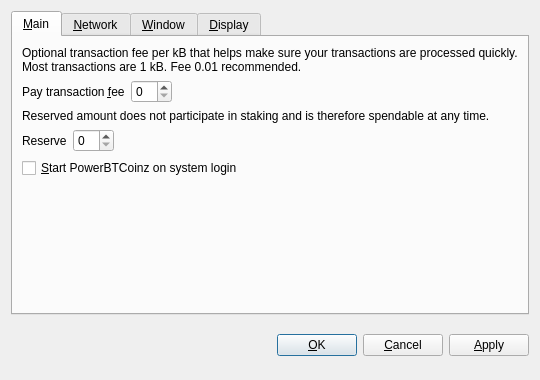
<?xml version="1.0" encoding="UTF-8"?>
<ui version="4.0">
 <class>OptionsDialog</class>
 <widget class="QDialog" name="OptionsDialog">
  <property name="geometry">
   <rect>
    <x>0</x>
    <y>0</y>
    <width>540</width>
    <height>380</height>
   </rect>
  </property>
  <property name="windowTitle">
   <string>Options</string>
  </property>
  <property name="modal">
   <bool>true</bool>
  </property>
  <layout class="QVBoxLayout" name="verticalLayout">
   <item>
    <widget class="QTabWidget" name="tabWidget">
     <property name="tabPosition">
      <enum>QTabWidget::North</enum>
     </property>
     <property name="currentIndex">
      <number>0</number>
     </property>
     <widget class="QWidget" name="tabMain">
      <attribute name="title">
       <string>&amp;Main</string>
      </attribute>
      <layout class="QVBoxLayout" name="verticalLayout_Main">
       <item>
        <widget class="QLabel" name="transactionFeeInfoLabel">
         <property name="text">
          <string>Optional transaction fee per kB that helps make sure your transactions are processed quickly. Most transactions are 1 kB. Fee 0.01 recommended.</string>
         </property>
         <property name="textFormat">
          <enum>Qt::PlainText</enum>
         </property>
         <property name="wordWrap">
          <bool>true</bool>
         </property>
        </widget>
       </item>
       <item>
        <layout class="QHBoxLayout" name="horizontalLayoutFee">
         <item>
          <widget class="QLabel" name="transactionFeeLabel">
           <property name="text">
            <string>Pay transaction &amp;fee</string>
           </property>
           <property name="textFormat">
            <enum>Qt::PlainText</enum>
           </property>
           <property name="buddy">
            <cstring>transactionFee</cstring>
           </property>
          </widget>
         </item>
         <item>
          <widget class="BitcoinAmountField" name="transactionFee"/>
         </item>
         <item>
          <spacer name="horizontalSpacerFee">
           <property name="orientation">
            <enum>Qt::Horizontal</enum>
           </property>
           <property name="sizeHint" stdset="0">
            <size>
             <width>40</width>
             <height>20</height>
            </size>
           </property>
          </spacer>
         </item>
        </layout>
       </item>
       <item>
        <widget class="QLabel" name="reserveBalanceInfoLabel">
         <property name="text">
          <string>Reserved amount does not participate in staking and is therefore spendable at any time.</string>
         </property>
         <property name="textFormat">
          <enum>Qt::PlainText</enum>
         </property>
         <property name="wordWrap">
          <bool>true</bool>
         </property>
        </widget>
       </item>
       <item>
        <layout class="QHBoxLayout" name="horizontalLayoutReserveBalance">
         <item>
          <widget class="QLabel" name="reserveBalanceLabel">
           <property name="text">
            <string>Reserve</string>
           </property>
           <property name="textFormat">
            <enum>Qt::PlainText</enum>
           </property>
           <property name="buddy">
            <cstring>reserveBalance</cstring>
           </property>
          </widget>
         </item>
         <item>
          <widget class="BitcoinAmountField" name="reserveBalance"/>
         </item>
         <item>
          <spacer name="horizontalSpacerReserveBalance">
           <property name="orientation">
            <enum>Qt::Horizontal</enum>
           </property>
           <property name="sizeHint" stdset="0">
            <size>
             <width>40</width>
             <height>20</height>
            </size>
           </property>
          </spacer>
         </item>
        </layout>
       </item>
       <item>
        <widget class="QCheckBox" name="bitcoinAtStartup">
         <property name="toolTip">
          <string>Automatically start PowerBTCoinz after logging in to the system.</string>
         </property>
         <property name="text">
          <string>&amp;Start PowerBTCoinz on system login</string>
         </property>
        </widget>
       </item>
       <item>
        <spacer name="verticalSpacer_Main">
         <property name="orientation">
          <enum>Qt::Vertical</enum>
         </property>
         <property name="sizeHint" stdset="0">
          <size>
           <width>20</width>
           <height>40</height>
          </size>
         </property>
        </spacer>
       </item>
      </layout>
     </widget>
     <widget class="QWidget" name="tabNetwork">
      <attribute name="title">
       <string>&amp;Network</string>
      </attribute>
      <layout class="QVBoxLayout" name="verticalLayout_Network">
       <item>
        <widget class="QCheckBox" name="mapPortUpnp">
         <property name="toolTip">
          <string>Automatically open the PowerBTCoinz client port on the router. This only works when your router supports UPnP and it is enabled.</string>
         </property>
         <property name="text">
          <string>Map port using &amp;UPnP</string>
         </property>
        </widget>
       </item>
       <item>
        <widget class="QCheckBox" name="connectSocks">
         <property name="toolTip">
          <string>Connect to the PowerBTCoinz network through a SOCKS proxy (e.g. when connecting through Tor).</string>
         </property>
         <property name="text">
          <string>&amp;Connect through SOCKS proxy:</string>
         </property>
        </widget>
       </item>
       <item>
        <layout class="QHBoxLayout" name="horizontalLayout_Network">
         <item>
          <widget class="QLabel" name="proxyIpLabel">
           <property name="text">
            <string>Proxy &amp;IP:</string>
           </property>
           <property name="textFormat">
            <enum>Qt::PlainText</enum>
           </property>
           <property name="buddy">
            <cstring>proxyIp</cstring>
           </property>
          </widget>
         </item>
         <item>
          <widget class="QValidatedLineEdit" name="proxyIp">
           <property name="maximumSize">
            <size>
             <width>140</width>
             <height>16777215</height>
            </size>
           </property>
           <property name="toolTip">
            <string>IP address of the proxy (e.g. 127.0.0.1)</string>
           </property>
          </widget>
         </item>
         <item>
          <widget class="QLabel" name="proxyPortLabel">
           <property name="text">
            <string>&amp;Port:</string>
           </property>
           <property name="textFormat">
            <enum>Qt::PlainText</enum>
           </property>
           <property name="buddy">
            <cstring>proxyPort</cstring>
           </property>
          </widget>
         </item>
         <item>
          <widget class="QLineEdit" name="proxyPort">
           <property name="maximumSize">
            <size>
             <width>55</width>
             <height>16777215</height>
            </size>
           </property>
           <property name="toolTip">
            <string>Port of the proxy (e.g. 9050)</string>
           </property>
          </widget>
         </item>
         <item>
          <widget class="QLabel" name="socksVersionLabel">
           <property name="text">
            <string>SOCKS &amp;Version:</string>
           </property>
           <property name="textFormat">
            <enum>Qt::PlainText</enum>
           </property>
           <property name="buddy">
            <cstring>socksVersion</cstring>
           </property>
          </widget>
         </item>
         <item>
          <widget class="QValueComboBox" name="socksVersion">
           <property name="toolTip">
            <string>SOCKS version of the proxy (e.g. 5)</string>
           </property>
          </widget>
         </item>
         <item>
          <spacer name="horizontalSpacer_Network">
           <property name="orientation">
            <enum>Qt::Horizontal</enum>
           </property>
           <property name="sizeHint" stdset="0">
            <size>
             <width>40</width>
             <height>20</height>
            </size>
           </property>
          </spacer>
         </item>
        </layout>
       </item>
       <item>
        <spacer name="verticalSpacer_Network">
         <property name="orientation">
          <enum>Qt::Vertical</enum>
         </property>
         <property name="sizeHint" stdset="0">
          <size>
           <width>20</width>
           <height>40</height>
          </size>
         </property>
        </spacer>
       </item>
      </layout>
     </widget>
     <widget class="QWidget" name="tabWindow">
      <attribute name="title">
       <string>&amp;Window</string>
      </attribute>
      <layout class="QVBoxLayout" name="verticalLayout_Window">
       <item>
        <widget class="QCheckBox" name="minimizeToTray">
         <property name="toolTip">
          <string>Show only a tray icon after minimizing the window.</string>
         </property>
         <property name="text">
          <string>&amp;Minimize to the tray instead of the taskbar</string>
         </property>
        </widget>
       </item>
       <item>
        <widget class="QCheckBox" name="minimizeOnClose">
         <property name="toolTip">
          <string>Minimize instead of exit the application when the window is closed. When this option is enabled, the application will be closed only after selecting Quit in the menu.</string>
         </property>
         <property name="text">
          <string>M&amp;inimize on close</string>
         </property>
        </widget>
       </item>
       <item>
        <spacer name="verticalSpacer_Window">
         <property name="orientation">
          <enum>Qt::Vertical</enum>
         </property>
         <property name="sizeHint" stdset="0">
          <size>
           <width>20</width>
           <height>40</height>
          </size>
         </property>
        </spacer>
       </item>
      </layout>
     </widget>
     <widget class="QWidget" name="tabDisplay">
      <attribute name="title">
       <string>&amp;Display</string>
      </attribute>
      <layout class="QVBoxLayout" name="verticalLayout_Display">
       <item>
        <layout class="QHBoxLayout" name="horizontalLayout_1_Display">
         <item>
          <widget class="QLabel" name="langLabel">
           <property name="text">
            <string>User Interface &amp;language:</string>
           </property>
           <property name="textFormat">
            <enum>Qt::PlainText</enum>
           </property>
           <property name="buddy">
            <cstring>lang</cstring>
           </property>
          </widget>
         </item>
         <item>
          <widget class="QValueComboBox" name="lang">
           <property name="toolTip">
            <string>The user interface language can be set here. This setting will take effect after restarting PowerBTCoinz.</string>
           </property>
          </widget>
         </item>
        </layout>
       </item>
       <item>
        <layout class="QHBoxLayout" name="horizontalLayout_2_Display">
         <item>
          <widget class="QLabel" name="unitLabel">
           <property name="text">
            <string>&amp;Unit to show amounts in:</string>
           </property>
           <property name="textFormat">
            <enum>Qt::PlainText</enum>
           </property>
           <property name="buddy">
            <cstring>unit</cstring>
           </property>
          </widget>
         </item>
         <item>
          <widget class="QValueComboBox" name="unit">
           <property name="toolTip">
            <string>Choose the default subdivision unit to show in the interface and when sending coins.</string>
           </property>
          </widget>
         </item>
        </layout>
       </item>
       <item>
        <widget class="QCheckBox" name="displayAddresses">
         <property name="toolTip">
          <string>Whether to show PowerBTCoinz addresses in the transaction list or not.</string>
         </property>
         <property name="text">
          <string>&amp;Display addresses in transaction list</string>
         </property>
        </widget>
       </item>
       <item>
        <widget class="QCheckBox" name="coinControlFeatures">
         <property name="toolTip">
          <string>Whether to show coin control features or not.</string>
         </property>
         <property name="text">
          <string>Display coin &amp;control features (experts only!)</string>
         </property>
        </widget>
       </item>
       <item>
        <spacer name="verticalSpacer_Display">
         <property name="orientation">
          <enum>Qt::Vertical</enum>
         </property>
         <property name="sizeHint" stdset="0">
          <size>
           <width>20</width>
           <height>40</height>
          </size>
         </property>
        </spacer>
       </item>
      </layout>
     </widget>
    </widget>
   </item>
   <item>
    <layout class="QHBoxLayout" name="horizontalLayout_Buttons">
     <item>
      <spacer name="horizontalSpacer_1">
       <property name="orientation">
        <enum>Qt::Horizontal</enum>
       </property>
       <property name="sizeHint" stdset="0">
        <size>
         <width>40</width>
         <height>48</height>
        </size>
       </property>
      </spacer>
     </item>
     <item>
      <widget class="QLabel" name="statusLabel">
       <property name="font">
        <font>
         <weight>75</weight>
         <bold>true</bold>
        </font>
       </property>
       <property name="text">
        <string/>
       </property>
       <property name="textFormat">
        <enum>Qt::PlainText</enum>
       </property>
       <property name="wordWrap">
        <bool>true</bool>
       </property>
      </widget>
     </item>
     <item>
      <spacer name="horizontalSpacer_2">
       <property name="orientation">
        <enum>Qt::Horizontal</enum>
       </property>
       <property name="sizeHint" stdset="0">
        <size>
         <width>40</width>
         <height>48</height>
        </size>
       </property>
      </spacer>
     </item>
     <item>
      <widget class="QPushButton" name="okButton">
       <property name="text">
        <string>&amp;OK</string>
       </property>
      </widget>
     </item>
     <item>
      <widget class="QPushButton" name="cancelButton">
       <property name="text">
        <string>&amp;Cancel</string>
       </property>
       <property name="autoDefault">
        <bool>false</bool>
       </property>
      </widget>
     </item>
     <item>
      <widget class="QPushButton" name="applyButton">
       <property name="text">
        <string>&amp;Apply</string>
       </property>
       <property name="autoDefault">
        <bool>false</bool>
       </property>
      </widget>
     </item>
    </layout>
   </item>
  </layout>
 </widget>
 <customwidgets>
  <customwidget>
   <class>BitcoinAmountField</class>
   <extends>QSpinBox</extends>
   <header>bitcoinamountfield.h</header>
  </customwidget>
  <customwidget>
   <class>QValueComboBox</class>
   <extends>QComboBox</extends>
   <header>qvaluecombobox.h</header>
  </customwidget>
  <customwidget>
   <class>QValidatedLineEdit</class>
   <extends>QLineEdit</extends>
   <header>qvalidatedlineedit.h</header>
  </customwidget>
 </customwidgets>
 <resources/>
 <connections/>
</ui>
